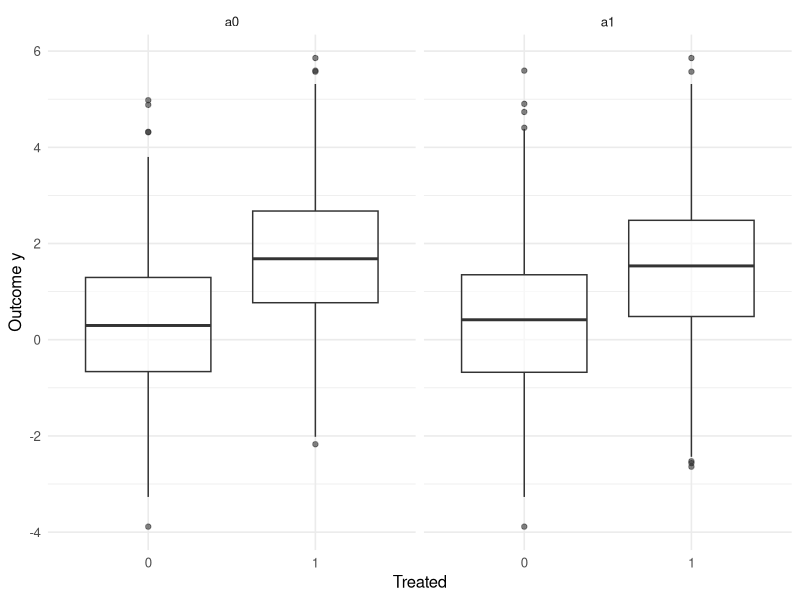

Source code (R):
# ============================================================
# Biostatistics Courses
# Course 3 — Week 3, Session 5: G-methods, IV, DiD, RDD; HTE
# ============================================================

# --- 0. Setup --------------------------------------------------
library(tidyverse)
library(broom)
set.seed(42)
theme_set(theme_minimal(base_size = 12))

# --- 1. Goal ---------------------------------------------------
# Show that IPTW (a g-method) handles time-varying confounding
# where naive regression fails.

# --- 2. Data ---------------------------------------------------
n <- 2000
df <- tibble(
  l0 = rnorm(n),
  a0 = rbinom(n, 1, plogis(0.2 * l0)),
  l1 = rnorm(n, mean = 0.5 * a0 + 0.3 * l0),
  a1 = rbinom(n, 1, plogis(0.3 * l1 + 0.2 * a0)),
  y  = 1.0 * a0 + 0.8 * a1 + 0.5 * l0 + 0.5 * l1 + rnorm(n)
)

# --- 3. Visualise ----------------------------------------------
print(
  df |>
    pivot_longer(c(a0, a1)) |>
    ggplot(aes(factor(value), y)) +
    geom_boxplot(alpha = 0.6) +
    facet_wrap(~ name) +
    labs(x = "Treated", y = "Outcome y")
)

# --- 4. Assumptions --------------------------------------------
# Positivity (both treatment levels possible at every covariate value)
# and no unmeasured confounding.

# --- 5. Conduct / Fit ------------------------------------------
naive <- lm(y ~ a0 + a1 + l0 + l1, data = df)
print(tidy(naive, conf.int = TRUE) |> filter(term %in% c("a0", "a1")))

num0 <- glm(a0 ~ 1,          data = df, family = binomial)
den0 <- glm(a0 ~ l0,         data = df, family = binomial)
num1 <- glm(a1 ~ a0,         data = df, family = binomial)
den1 <- glm(a1 ~ a0 + l0 + l1, data = df, family = binomial)
w0 <- ifelse(df$a0 == 1, fitted(num0), 1 - fitted(num0)) /
      ifelse(df$a0 == 1, fitted(den0), 1 - fitted(den0))
w1 <- ifelse(df$a1 == 1, fitted(num1), 1 - fitted(num1)) /
      ifelse(df$a1 == 1, fitted(den1), 1 - fitted(den1))
df$sw <- w0 * w1
msm <- lm(y ~ a0 + a1, data = df, weights = sw)
print(tibble(term = names(coef(msm)), estimate = unname(coef(msm))) |> filter(term %in% c("a0", "a1")))

# These are point estimates; ordinary WLS intervals are not IPTW inference.
# Bootstrap subjects and refit all models for uncertainty.

# --- 6. Report -------------------------------------------------
cat("Summary of stabilised weights:\n")
print(summary(df$sw))
